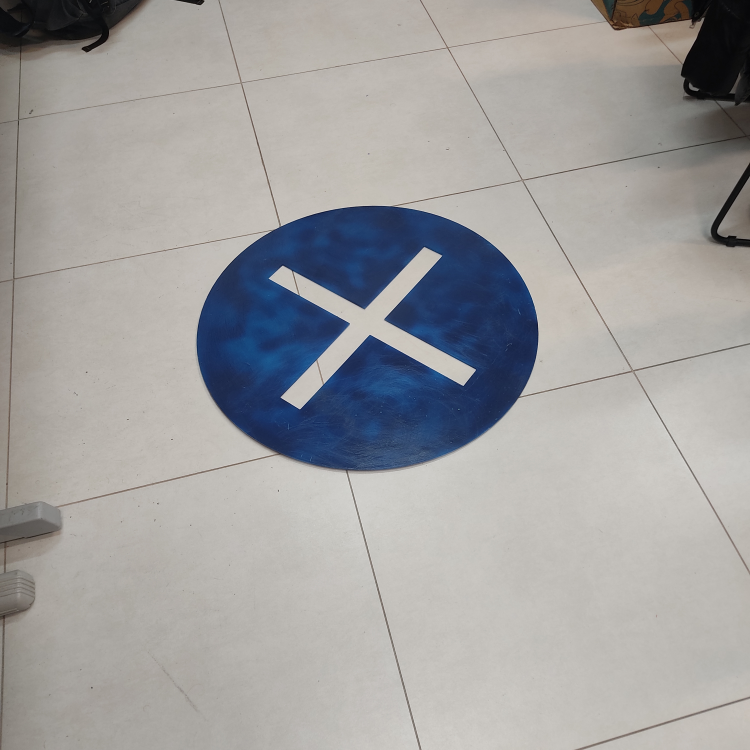
#> input picture Tests/TemplateMatch/Hard-match.jpg, 3000 x 3000 px, given in place of test1.png, which was not available (shown at 1/4 size)
$ python contoursAndAreas8.2.py
#> lines starting #> are read from the running program, lines starting #| are printed output that depends on the picture; after the words box and inside, x2 and y2 are one past the last pixel; in counts of white or black regions, pixels touching at a corner belong together; pictures that were not available may be replaced by others from this repository, and a replacement may not be noted
import cv2
import numpy as np
import urllib

# OPTIONS#

### ACESS METHOD ###
# 0 -> acess a local saved image (needs to inform the image path)
# 1 -> physical local camera acess (remember to set the correct vidinput value below according to your purposes)
# 2 -> remote images acess(web), useful for IP cameras, needs to inform the image url
imageAcessMethod = 0
imagePath = "Tests/test1.png"
imageUrl = ""

### AREA FILTER (IN px) ###
aFilter = 100  # every area smaller is disregarded

### FRAME/IMAGE PASSING ###
# 0 -> manual
# 1 or any other value (passing delay in ms) -> auto
framePassing = 1000

### SHOW PARSED VIDEO WITH ALL THE FILTERS###
showparsedvideo = 1

### HSV TO EASE FIND OF CONTOURS###
# better not use, makes the image have too much noise (for some reason)
usehsv = 0

### CHOOSING INPUT###
# 0 - generally first camera in the system. Use 1 with virtual camera from OBS for testing purposes
vidinput = 0

'''HOW TO USE OBS FOR TESTING PURPOSES (and why)
1. Open OBS and add the source "Window Capture" (I prefer using Paint to capture)
2. In the menu "Control" press "Start Virtual Camera"
3. If VideoCapture() value is not "1" - change to this value
4. Run Python File - now it will scan only the Paint Window (any window, use whatever you prefer)
5. This way you can draw different shapes in real time and test them with this program, without the need to draw them on paper
   and show to the camera
'''


def nothing(n):
    pass

def getdistance():
    return 100
### PIXELS TO CM^2 CONVERSION VARS  ###
#RPi CAMERA 2.1:
#Vertical Field of View (VFoV) = 48,8´
#Horizontal Field of View (HFoV) = 62,2´
def AreaConverter(distance, Area):
    vx = 0.907 * distance #ratio between lidar distance and Vertical Field of View (VFoV) of 48,8´ - in case of using other camera the ratio = 2*tan([camera VFoV angle]/2)*x
    hx = 1.206 * distance #ratio between lidar distance and Horizontal Field of View (HFoV) of 62,2´ - in case of using other camera the ratio = 2*tan([camera HFoV angle]/2)*x

    S_multiplier = vx*hx
    actualArea = Area/(cv2.CAP_PROP_FRAME_WIDTH*cv2.CAP_PROP_FRAME_HEIGHT)*S_multiplier #convert to the estimated size it should be in the actual height (px)
    return actualArea


# pre set hsv values
iLowH = 100
iHighH = 200
iLowS = 0
iHighS = 126
iLowV = 82
iHighV = 100

# pre set canny values (set for local and remote images)
cannyMinVal = 50
cannyMaxVal = 100

if usehsv == 1:
    # dinamical control of hsv (useful when camera acessing)
    cv2.namedWindow('Control', cv2.WINDOW_NORMAL)
    cv2.resizeWindow("Control", 400, 100)
    cv2.createTrackbar("LowH", "Control", iLowH, 255, nothing)
    cv2.createTrackbar("HighH", "Control", iHighH, 255, nothing)
    cv2.createTrackbar("LowS", "Control", iLowS, 255, nothing)
    cv2.createTrackbar("HighS", "Control", iHighS, 255, nothing)
    cv2.createTrackbar("LowV", "Control", iLowV, 255, nothing)
    cv2.createTrackbar("HighV", "Control", iHighV, 255, nothing)

# only works for camera acess images
cv2.namedWindow('Canny min and max')
cv2.createTrackbar('Min', 'Canny min and max', cannyMinVal, 500, nothing)
cv2.createTrackbar('Max', 'Canny min and max', cannyMaxVal, 500, nothing)

#RESOLUTION SETTINGS
resTrack = (1640, 1232)
cam = cv2.VideoCapture(vidinput)
cam.set( cv2.CAP_PROP_FRAME_WIDTH, resTrack[0])
cam.set( cv2.CAP_PROP_FRAME_HEIGHT, resTrack[1])

print(cam.get(cv2.CAP_PROP_FRAME_HEIGHT))
print(cam.get(cv2.CAP_PROP_FRAME_WIDTH))


if imageAcessMethod == 0:  # local image
    img = cv2.imread(imagePath)
#> img is the input picture: shape (3000, 3000, 3); mean B, G, R 159.4, 159.5, 160.4
    cannyMinVal = 50
    cannyMaxVal = 100
    canny = cv2.Canny(img, cannyMinVal, cannyMaxVal, L2gradient=True)
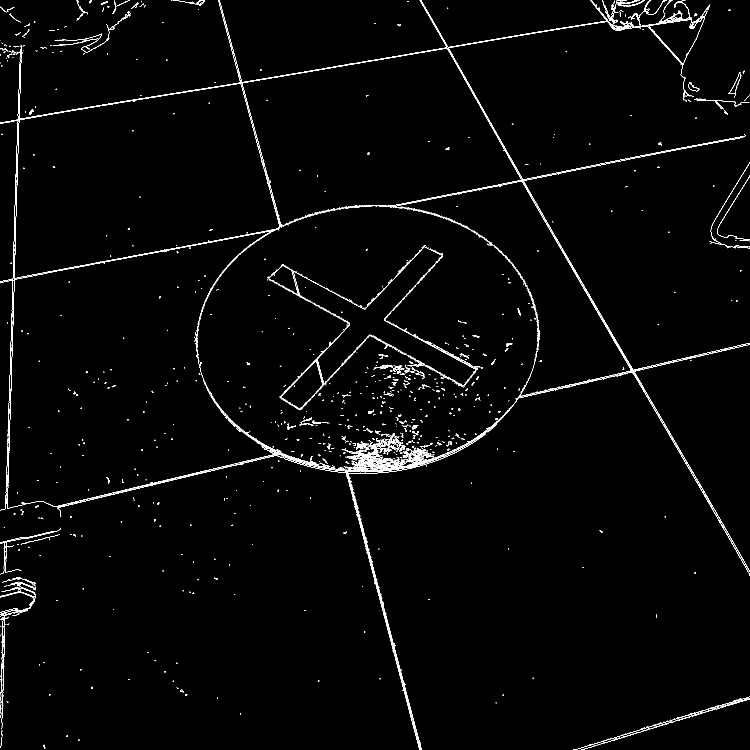
#> canny: shape (3000, 3000) (shown at 1/4 size); 0.98% white in thin lines or dots

    contours, hierarchy = cv2.findContours(
        canny, cv2.RETR_EXTERNAL, cv2.CHAIN_APPROX_SIMPLE)
#> contours = 3635 contours, 3540 with area under 20; largest, box (x1, y1, x2, y2) and area: (57, 0, 2086, 1495) 521555, (1074, 987, 1907, 1638) 111507, (1567, 597, 3000, 1591) 1847, (1775, 1378, 3000, 2288) 992, (1682, 0, 2984, 719) 488
    cv2.drawContours(img, contours, -1, (0, 255, 0), 3)
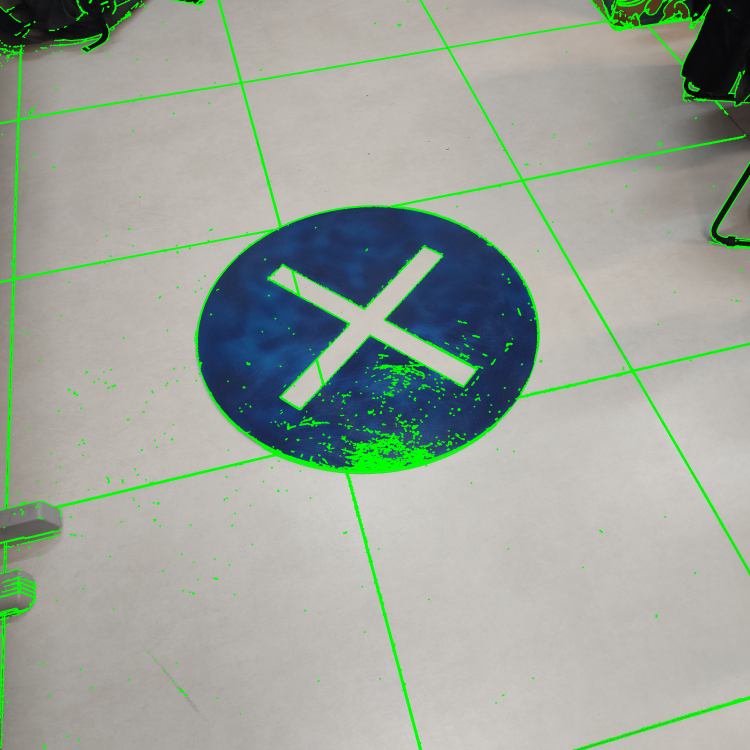
#> img: shape (3000, 3000, 3) (shown at 1/4 size); mean B, G, R 155.1, 164.9, 156.3
    cv2.imshow('Detected contours', img)

    selContours = []
    # FILTERS AND CALCULATES THE AREA FOR EACH CONTOUR
    for i, contour in enumerate(contours):
        if cv2.contourArea(contour) < aFilter:
            continue
        selContours.append(contour)

        # calcula a area em pixels a partir do contorno (precisao muito alta)
        area = cv2.contourArea(contour)  # actual contour area (px)
        actualArea = AreaConverter(getdistance(), area)  # converts to cm^2
        print(f'Contour {i}: {area}px  |   {actualArea}cm^2')
#> this loop made 3635 passes
#> contour on passes 1, 2, 4: [[1680, 2996], [1680, 2999]], [[1679, 2994]], [[2352, 2991], [2357, 2991]]
#| Contour 563: 106.0px  |   96622.71cm^2
#| Contour 1001: 165.0px  |   150403.275cm^2
#| Contour 1583: 181.5px  |   165443.6025cm^2
#| Contour 1591: 199.0px  |   181395.465cm^2
#| Contour 2335: 992.5px  |   904698.4874999999cm^2
#| Contour 2970: 111507.0px  |   101642533.245cm^2
#| Contour 3307: 148.5px  |   135362.9475cm^2
#| Contour 3334: 153.5px  |   139920.6225cm^2
#> (further printed lines are left out)
#> after the loop, selContours = 14 contours; largest, box (x1, y1, x2, y2) and area: (57, 0, 2086, 1495) 521555, (1074, 987, 1907, 1638) 111507, (1567, 597, 3000, 1591) 1847, (1775, 1378, 3000, 2288) 992, (1682, 0, 2984, 719) 488
    cv2.drawContours(img, selContours, -1, (0, 0, 255), 3)
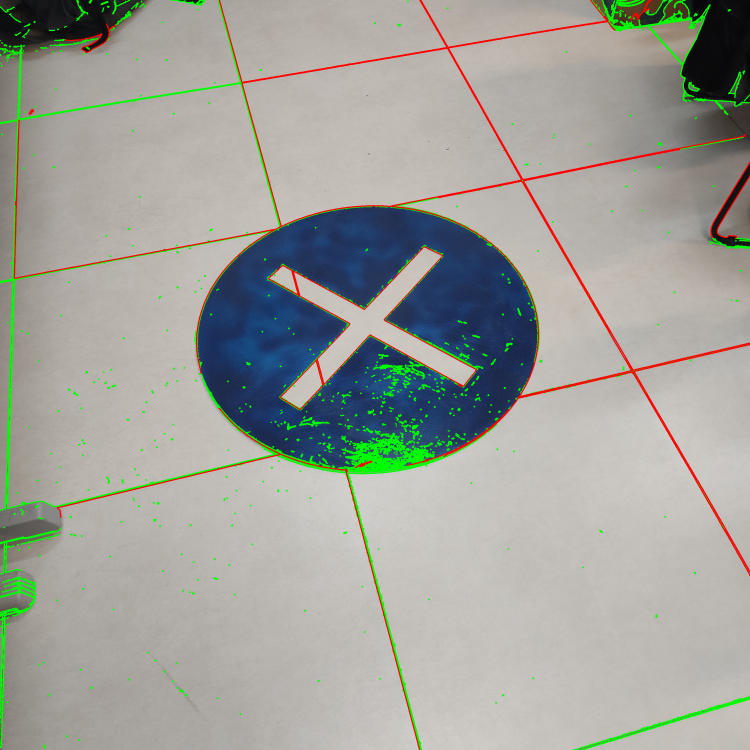
#> img: shape (3000, 3000, 3) (shown at 1/4 size); mean B, G, R 155.1, 161.4, 159.8
    cv2.imshow('Selected Contours', img)
    print('-'*30)
    while True:
        if cv2.waitKey(framePassing) & 0xFF == 27:
#> (key Esc is pressed here)
            break
    cv2.destroyAllWindows()
elif imageAcessMethod == 1:  # camera frames
    while True:
        # returns image from the camera
        sucess, frame = cam.read()
        if not sucess:
            print("Error getting the frame, did you select de correct vidinput?")
            break

        cannyMinVal = cv2.getTrackbarPos('Min', 'Canny min and max')
        cannyMaxVal = cv2.getTrackbarPos('Max', 'Canny min and max')

        # Gaussian Blur - reduce image noise. There are other functions to test for our purposes
        img = cv2.GaussianBlur(frame, (5, 5), 0)

        ### HSV REGULATOR TO EASE FIND OF CONTOURS###
        # avoid using in most cases
        if usehsv == 1:
            lh = cv2.getTrackbarPos('LowH', 'Control')
            ls = cv2.getTrackbarPos('LowS', 'Control')
            lv = cv2.getTrackbarPos('LowV', 'Control')
            hh = cv2.getTrackbarPos('HighH', 'Control')
            hs = cv2.getTrackbarPos('HighS', 'Control')
            hv = cv2.getTrackbarPos('HighV', 'Control')
            # Grayscaler by the H HSV values (H - Hue, S - Saturation, V - Value, instead or RGB)
            lower = np.array([lh, ls, lv], dtype="uint8")
            higher = np.array([hh, hs, hv], dtype="uint8")

            hsv = cv2.cvtColor(img, cv2.COLOR_BGR2HSV)
            h, w = img.shape[:2]
            img = cv2.inRange(hsv, lower, higher)
        else:
            img = cv2.cvtColor(img, cv2.COLOR_BGR2GRAY)

        if showparsedvideo == 1:
            # Output of the image to be analized later
            cv2.imshow('CameraView', img)


        # Canny - binarize image contours by their gradient
        raw_contours = cv2.Canny(
            img, cannyMinVal, cannyMaxVal, L2gradient=True)
        # minVal: any contour with gradient less than this value is 0
        # maxVal: any contour with gradient above than this value is 255
        # any value between this two that is connected to a value above max is 255, else is 0
        # L2gradient: when True uses an algoritm more precise
        # needs to be calibrated with different images and gradients, maybe even dinamically by the code itself

        # Find Contours in a binarized image, and returns its points
        contours, hierarchy = cv2.findContours(
            raw_contours, cv2.RETR_EXTERNAL, cv2.CHAIN_APPROX_SIMPLE)
        # cv2.RETR_EXTERNAL - only take the external contours,
        # cv2.CHAIN_APPROX_SIMPLE - form the contours only with the essential points
        cv2.drawContours(frame, contours, -1, (0, 255, 0), 3)
        cv2.imshow('Found contours', frame)

        selContours = []

        for i, contour in enumerate(contours):
            if cv2.contourArea(contour) < aFilter:
                continue
            selContours.append(contour)

            Area = cv2.contourArea(contour)  # actual contour area (px)
            actualArea = AreaConverter(getdistance(), Area)

            print(f'Contour {i}: {Area}px  |   {actualArea}cm^2')
        cv2.drawContours(frame, selContours, -1, (0, 0, 255), 3)
        cv2.imshow('Selected Contours', frame)
        print('-'*30)
        # press 'esc' to exit, set to 1 for automatic frame passing
        if cv2.waitKey(framePassing) & 0xFF == 27:
            break
    cv2.destroyAllWindows()
elif imageAcessMethod == 2:  # url images
    pass
else:
    print("[ERROR], invalid imageAcessMethod value")
cv2.destroyAllWindows()
